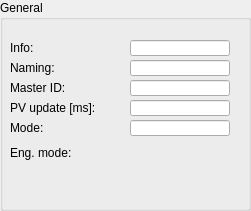
     <widget class="QGroupBox" name="groupBox">
      <property name="geometry">
       <rect>
        <x>30</x>
        <y>35</y>
        <width>251</width>
        <height>211</height>
       </rect>
      </property>
      <property name="title">
       <string>General</string>
      </property>
      <widget class="caLabel" name="calabel_72">
       <property name="geometry">
        <rect>
         <x>10</x>
         <y>40</y>
         <width>100</width>
         <height>16</height>
        </rect>
       </property>
       <property name="maximumSize">
        <size>
         <width>16777215</width>
         <height>16</height>
        </size>
       </property>
       <property name="text">
        <string>Info:</string>
       </property>
      </widget>
      <widget class="caLabel" name="calabel_73">
       <property name="geometry">
        <rect>
         <x>10</x>
         <y>60</y>
         <width>100</width>
         <height>16</height>
        </rect>
       </property>
       <property name="maximumSize">
        <size>
         <width>16777215</width>
         <height>16</height>
        </size>
       </property>
       <property name="text">
        <string>Naming:</string>
       </property>
      </widget>
      <widget class="caLabel" name="calabel_75">
       <property name="geometry">
        <rect>
         <x>10</x>
         <y>80</y>
         <width>100</width>
         <height>16</height>
        </rect>
       </property>
       <property name="maximumSize">
        <size>
         <width>16777215</width>
         <height>16</height>
        </size>
       </property>
       <property name="text">
        <string>Master ID:</string>
       </property>
      </widget>
      <widget class="caLineEdit" name="calineedit_38">
       <property name="geometry">
        <rect>
         <x>130</x>
         <y>80</y>
         <width>100</width>
         <height>16</height>
        </rect>
       </property>
       <property name="maximumSize">
        <size>
         <width>16777215</width>
         <height>18</height>
        </size>
       </property>
       <property name="channel" stdset="0">
        <string notr="true">$(IOC):MCU-Cfg-EC-Mst</string>
       </property>
       <property name="background">
        <color alpha="222">
         <red>192</red>
         <green>192</green>
         <blue>192</blue>
        </color>
       </property>
       <property name="colorMode">
        <enum>caLineEdit::Static</enum>
       </property>
       <property name="precisionMode">
        <enum>caLineEdit::Channel</enum>
       </property>
       <property name="limitsMode">
        <enum>caLineEdit::User</enum>
       </property>
       <property name="unitsEnabled">
        <bool>true</bool>
       </property>
      </widget>
      <widget class="caLineEdit" name="calineedit_42">
       <property name="geometry">
        <rect>
         <x>130</x>
         <y>100</y>
         <width>100</width>
         <height>16</height>
        </rect>
       </property>
       <property name="maximumSize">
        <size>
         <width>16777215</width>
         <height>18</height>
        </size>
       </property>
       <property name="text">
        <string/>
       </property>
       <property name="channel" stdset="0">
        <string notr="true">$(IOC):MCU-Cfg-PV-Time</string>
       </property>
       <property name="background">
        <color alpha="222">
         <red>192</red>
         <green>192</green>
         <blue>192</blue>
        </color>
       </property>
       <property name="colorMode">
        <enum>caLineEdit::Static</enum>
       </property>
       <property name="precisionMode">
        <enum>caLineEdit::Channel</enum>
       </property>
       <property name="limitsMode">
        <enum>caLineEdit::User</enum>
       </property>
       <property name="unitsEnabled">
        <bool>true</bool>
       </property>
      </widget>
      <widget class="caLabel" name="calabel_79">
       <property name="geometry">
        <rect>
         <x>10</x>
         <y>100</y>
         <width>100</width>
         <height>16</height>
        </rect>
       </property>
       <property name="maximumSize">
        <size>
         <width>16777215</width>
         <height>16</height>
        </size>
       </property>
       <property name="text">
        <string>PV update [ms]:</string>
       </property>
      </widget>
      <widget class="caLineEdit" name="calineedit_43">
       <property name="geometry">
        <rect>
         <x>130</x>
         <y>120</y>
         <width>100</width>
         <height>16</height>
        </rect>
       </property>
       <property name="maximumSize">
        <size>
         <width>16777215</width>
         <height>18</height>
        </size>
       </property>
       <property name="text">
        <string/>
       </property>
       <property name="channel" stdset="0">
        <string notr="true">$(IOC):MCU-Cfg-Mode</string>
       </property>
       <property name="background">
        <color alpha="222">
         <red>192</red>
         <green>192</green>
         <blue>192</blue>
        </color>
       </property>
       <property name="colorMode">
        <enum>caLineEdit::Static</enum>
       </property>
       <property name="precisionMode">
        <enum>caLineEdit::Channel</enum>
       </property>
       <property name="limitsMode">
        <enum>caLineEdit::User</enum>
       </property>
       <property name="unitsEnabled">
        <bool>true</bool>
       </property>
      </widget>
      <widget class="caLabel" name="calabel_80">
       <property name="geometry">
        <rect>
         <x>10</x>
         <y>120</y>
         <width>100</width>
         <height>16</height>
        </rect>
       </property>
       <property name="maximumSize">
        <size>
         <width>16777215</width>
         <height>16</height>
        </size>
       </property>
       <property name="text">
        <string>Mode:</string>
       </property>
      </widget>
      <widget class="caLabel" name="calabel_81">
       <property name="geometry">
        <rect>
         <x>10</x>
         <y>145</y>
         <width>100</width>
         <height>16</height>
        </rect>
       </property>
       <property name="maximumSize">
        <size>
         <width>16777215</width>
         <height>16</height>
        </size>
       </property>
       <property name="text">
        <string>Eng. mode:</string>
       </property>
      </widget>
      <widget class="caLed" name="caled_2">
       <property name="geometry">
        <rect>
         <x>150</x>
         <y>140</y>
         <width>30</width>
         <height>30</height>
        </rect>
       </property>
       <property name="channel" stdset="0">
        <string notr="true">$(IOC):MCU-Cfg-Eng-Mode</string>
       </property>
       <property name="falseColor">
        <color>
         <red>107</red>
         <green>107</green>
         <blue>107</blue>
        </color>
       </property>
       <property name="trueColor">
        <color>
         <red>0</red>
         <green>0</green>
         <blue>255</blue>
        </color>
       </property>
      </widget>
      <widget class="caLineEdit" name="calineedit_48">
       <property name="geometry">
        <rect>
         <x>130</x>
         <y>40</y>
         <width>100</width>
         <height>16</height>
        </rect>
       </property>
       <property name="maximumSize">
        <size>
         <width>16777215</width>
         <height>18</height>
        </size>
       </property>
       <property name="channel" stdset="0">
        <string notr="true">$(IOC):MCU-Cfg-Info</string>
       </property>
       <property name="background">
        <color alpha="222">
         <red>192</red>
         <green>192</green>
         <blue>192</blue>
        </color>
       </property>
       <property name="colorMode">
        <enum>caLineEdit::Static</enum>
       </property>
       <property name="precisionMode">
        <enum>caLineEdit::Channel</enum>
       </property>
       <property name="limitsMode">
        <enum>caLineEdit::User</enum>
       </property>
       <property name="unitsEnabled">
        <bool>true</bool>
       </property>
      </widget>
      <widget class="caLineEdit" name="calineedit_49">
       <property name="geometry">
        <rect>
         <x>130</x>
         <y>60</y>
         <width>100</width>
         <height>16</height>
        </rect>
       </property>
       <property name="maximumSize">
        <size>
         <width>16777215</width>
         <height>18</height>
        </size>
       </property>
       <property name="channel" stdset="0">
        <string notr="true">$(IOC):MCU-Cfg-Naming</string>
       </property>
       <property name="background">
        <color alpha="222">
         <red>192</red>
         <green>192</green>
         <blue>192</blue>
        </color>
       </property>
       <property name="colorMode">
        <enum>caLineEdit::Static</enum>
       </property>
       <property name="precisionMode">
        <enum>caLineEdit::Channel</enum>
       </property>
       <property name="limitsMode">
        <enum>caLineEdit::User</enum>
       </property>
       <property name="unitsEnabled">
        <bool>true</bool>
       </property>
      </widget>
     </widget>
